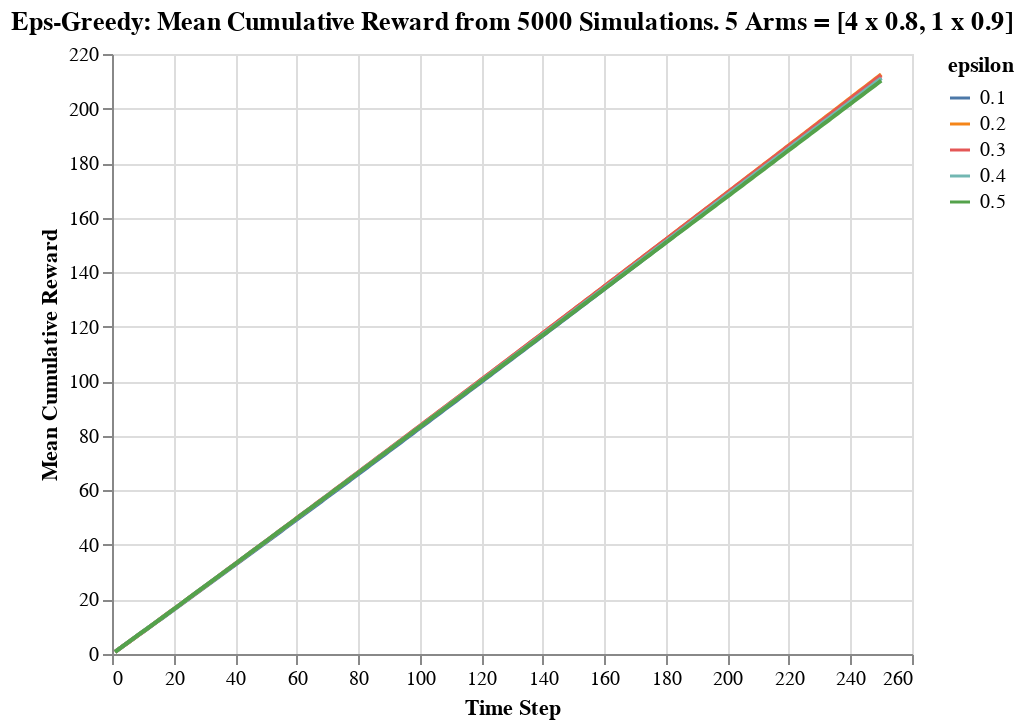

Notebook cell for this chart:
### Code cell
alt.Chart(df_cumreward).mark_line().encode(
    alt.X("step:Q", title = "Time Step"),
    alt.Y("cum_reward:Q", title = "Mean Cumulative Reward"),
    color = alt.Color("epsilon:N")
).properties(
    title = "Eps-Greedy: Mean Cumulative Reward from 5000 Simulations. 5 Arms = [4 x 0.8, 1 x 0.9]",
)

### Figure 1 — Vega-Lite specification as saved in the notebook (floating-point values rounded to 4 significant figures; data arrays with more than 128 entries replaced by an {"elided": "..."} marker saying what was removed)
{"$schema": "https://vega.github.io/schema/vega-lite/v3.4.0.json", "config": {"mark": {"tooltip": null}, "view": {"height": 300, "width": 400}}, "data": {"name": "data-0859edf746117a679b0146b3b1bb5c60"}, "datasets": {"data-0859edf746117a679b0146b3b1bb5c60": {"elided": "1250 records"}}, "encoding": {"color": {"field": "epsilon", "type": "nominal"}, "x": {"field": "step", "title": "Time Step", "type": "quantitative"}, "y": {"field": "cum_reward", "title": "Mean Cumulative Reward", "type": "quantitative"}}, "mark": "line", "title": "Eps-Greedy: Mean Cumulative Reward from 5000 Simulations. 5 Arms = [4 x 0.8, 1 x 0.9]"}
